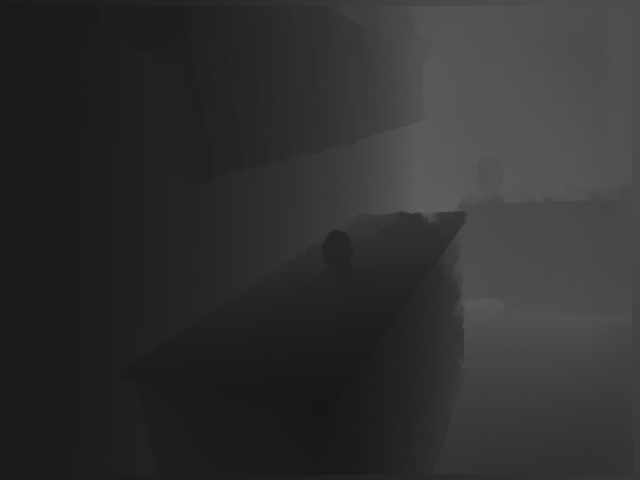
#> input picture 1.png, 640 x 480 px
$ python depth_to_pt_cloud.py
#> lines starting #> are read from the running program, lines starting #| are printed output that depends on the picture
import imageio.v3 as iio
import numpy as np
import matplotlib.pyplot as plt
import open3d as o3d

# Read depth image:
depth_image = iio.imread('1.png')
#> depth_image is the input picture: shape (480, 640); min 23, max 94, mean 48.5

# print properties:
print(f"Image resolution: {depth_image.shape}")
#| Image resolution: (480, 640)
print(f"Data type: {depth_image.dtype}")
#| Data type: uint8
print(f"Min value: {np.min(depth_image)}")
#| Min value: 23
print(f"Max value: {np.max(depth_image)}")
#| Max value: 94

# depth_instensity = np.array(256 * depth_image / 0x0fff,
#                             dtype=np.uint8)
# iio.imwrite('output/grayscale.png', depth_instensity)


# # Display depth and grayscale image:
# fig, axs = plt.subplots(1, 2)
# axs[0].imshow(depth_image, cmap="gray")
# axs[0].set_title('Depth image')
# axs[1].imshow(depth_grayscale, cmap="gray")
# axs[1].set_title('Depth grayscale image')
# plt.show()

# Depth camera parameters:
FX_DEPTH = 5.8262448167737955e+02
FY_DEPTH = 5.8269103270988637e+02
CX_DEPTH = 3.1304475870804731e+02
CY_DEPTH = 2.3844389626620386e+02


# compute point cloud:
pcd = []
height, width = depth_image.shape
#> height = 480; width = 640
for i in range(height):
   for j in range(width):
       z = depth_image[i][j]
       x = (j - CX_DEPTH) * z / FX_DEPTH
       y = (i - CY_DEPTH) * z / FY_DEPTH
       pcd.append([x, y, z])
#> after the loop, pcd = 307200 items


pcd_o3d = o3d.geometry.PointCloud()  # create point cloud object
pcd_o3d.points = o3d.utility.Vector3dVector(pcd)  # set pcd_np as the point cloud points
# Visualize:
o3d.visualization.draw_geometries([pcd_o3d])


# Read the rgb image:
rgb_image = iio.imread('1.jpg')
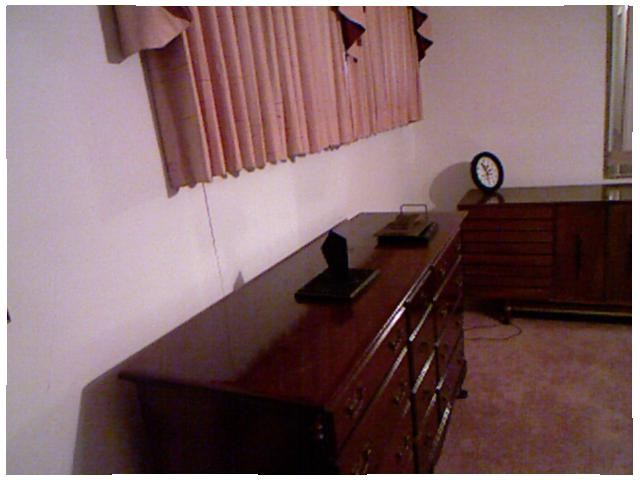
#> input picture 1.jpg, 640 x 480 px
#> rgb_image is the input picture: shape (480, 640, 3); mean R, G, B 126.2, 99.1, 101.3

# Display depth and grayscale image:
fig, axs = plt.subplots(1, 2)
axs[0].imshow(depth_image, cmap="gray")
axs[0].set_title('Depth image')
axs[1].imshow(rgb_image)
axs[1].set_title('RGB image')
plt.show()
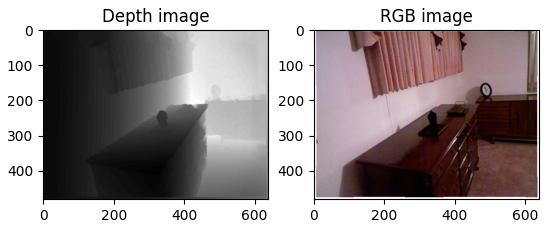
#> figure drawn by matplotlib, 2 panels

# Rotation matrix:
R = -np.array([[9.9997798940829263e-01, 5.0518419386157446e-03, 4.3011152014118693e-03],
                   [-5.0359919480810989e-03, 9.9998051861143999e-01, -3.6879781309514218e-03],
                   [- 4.3196624923060242e-03, 3.6662365748484798e-03, 9.9998394948385538e-01]])
# Translation vector:
T = np.array([2.5031875059141302e-02, -2.9342312935846411e-04, 6.6238747008330102e-04])


"""
  Convert the point from depth sensor 3D coordinate system
  to rgb camera coordinate system:
"""
[x_RGB, y_RGB, z_RGB] = np.linalg.inv(R).dot([x, y, z]) - np.linalg.inv(R).dot(T)


# RGB camera intrinsic Parameters:
FX_RGB = 5.1885790117450188e+02
FY_RGB = 5.1946961112127485e+02
CX_RGB = 3.2558244941119034e+0
CY_RGB = 2.5373616633400465e+02


"""
  Convert from rgb camera coordinate system
  to rgb image coordinate system:
"""
j_rgb = int((x_RGB * FX_RGB) / z_RGB + CX_RGB + width / 2)
#> j_rgb = 609
i_rgb = int((y_RGB * FY_RGB) / z_RGB + CY_RGB)


colors = []
pcd = []
for i in range(height):
    for j in range(width):
        """
            Convert the pixel from depth coordinate system
            to depth sensor 3D coordinate system
        """
        z = depth_image[i][j]
        x = (j - CX_DEPTH) * z / FX_DEPTH
        y = (i - CY_DEPTH) * z / FY_DEPTH

        """
            Convert the point from depth sensor 3D coordinate system
            to rgb camera coordinate system:
        """
        [x_RGB, y_RGB, z_RGB] = np.linalg.inv(R).dot([x, y, z]) - np.linalg.inv(R).dot(T)

        """
            Convert from rgb camera coordinates system
            to rgb image coordinates system:
        """
        j_rgb = int((x_RGB * FX_RGB) / z_RGB + CX_RGB + width / 2)
        i_rgb = int((y_RGB * FY_RGB) / z_RGB + CY_RGB)

        # Add point to point cloud:
        pcd.append([x, y, z])

        # Add the color of the pixel if it exists:
        if 0 <= j_rgb < width and 0 <= i_rgb < height:
            colors.append(rgb_image[i_rgb][j_rgb] / 255)
        else:
            colors.append([0., 0., 0.])
#> after the loop, colors = 307200 items

# Convert to Open3D.PointCLoud:
pcd_o3d = o3d.geometry.PointCloud()  # create a point cloud object
pcd_o3d.points = o3d.utility.Vector3dVector(pcd)
pcd_o3d.colors = o3d.utility.Vector3dVector(colors)
# Visualize:
o3d.visualization.draw_geometries([pcd_o3d])
